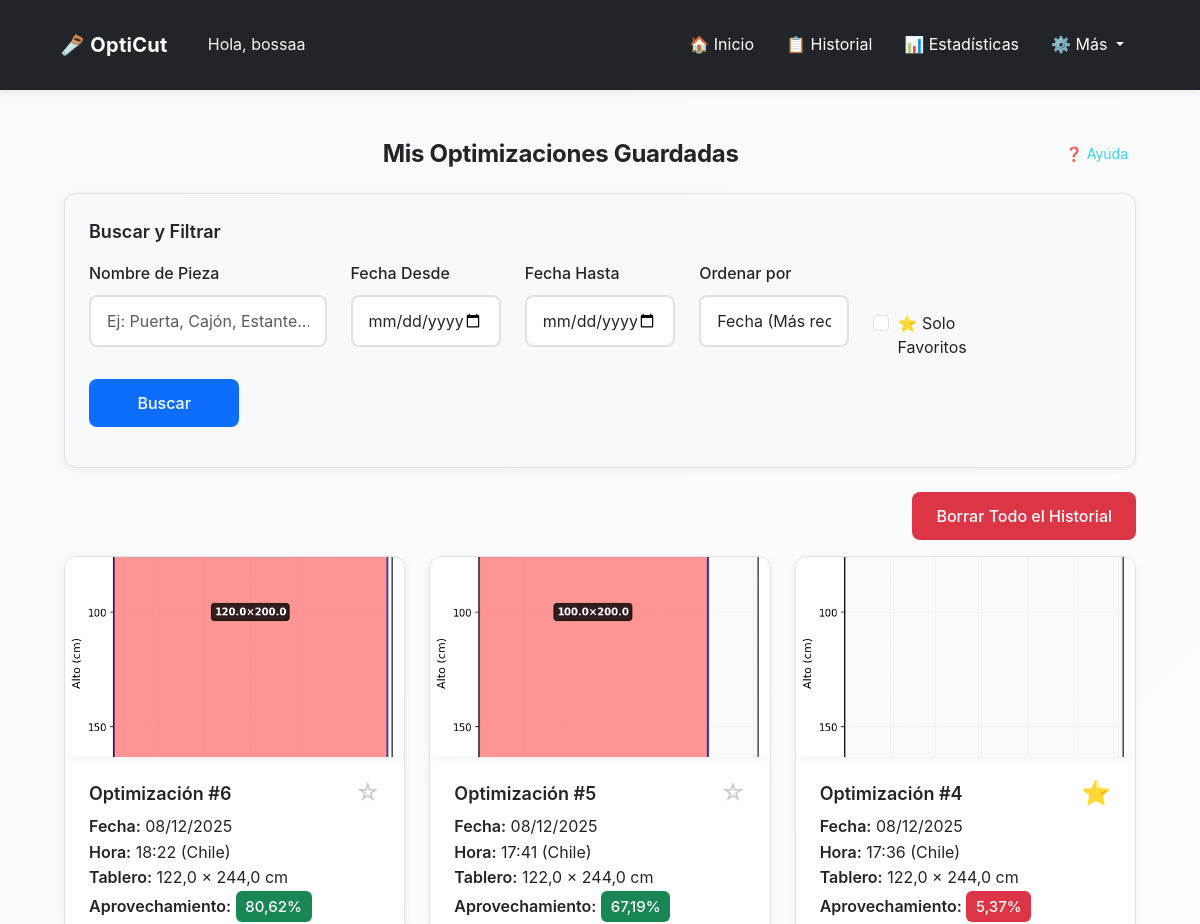
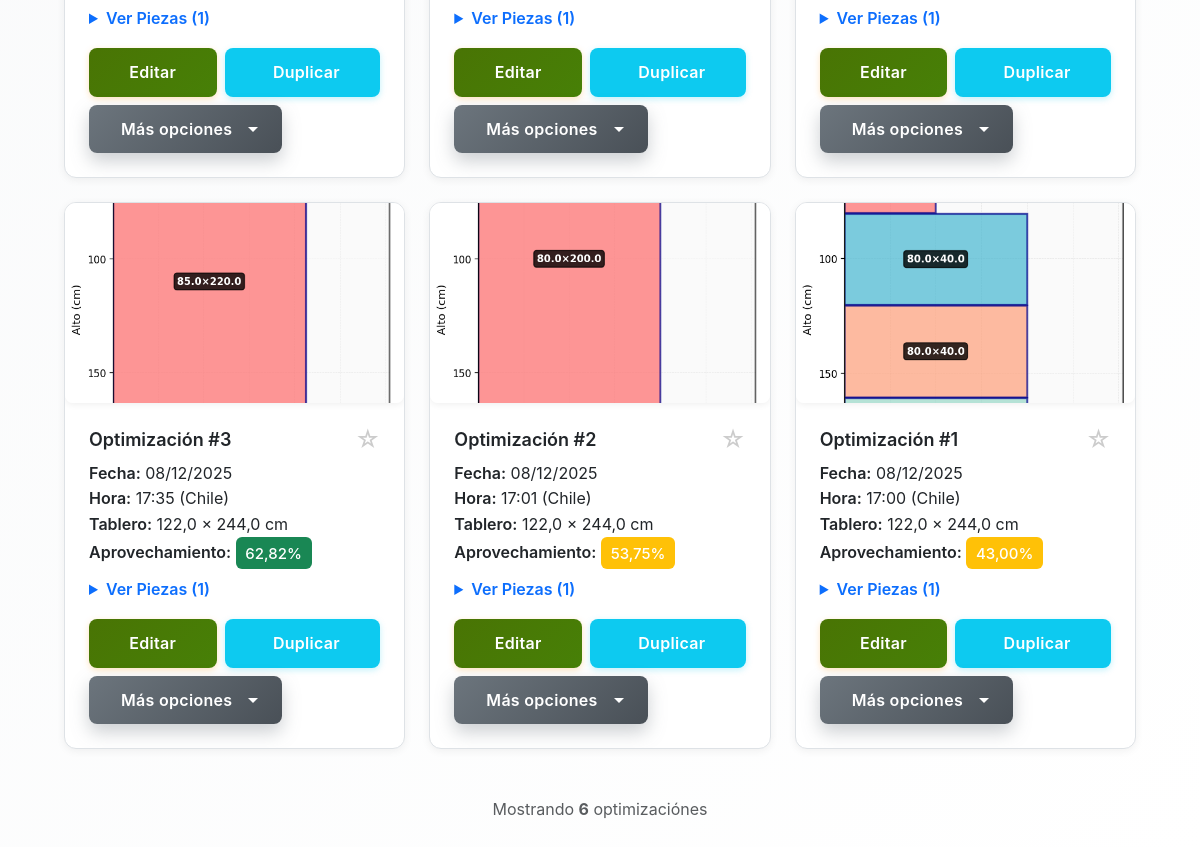
The page /opticut/mis-optimizaciones/ (signed in) on the database its author committed (2 pictures, top to bottom).
### opticut/models.py (models this page shows, shortened)
class Optimizacion(models.Model):
    UNIDADES_CHOICES = [
        ('cm', 'Centímetros (cm)'),
        ('m', 'Metros (m)'),
        ('in', 'Pulgadas (in)'),
        ('ft', 'Pies (ft)'),
    ]
    usuario = models.ForeignKey(User, on_delete=models.CASCADE)
    fecha = models.DateTimeField(auto_now_add=True)
    ancho_tablero = models.IntegerField()  # Siempre guardado en cm
    alto_tablero = models.IntegerField()  # Siempre guardado en cm
    unidad_medida = models.CharField(max_length=2, choices=UNIDADES_CHOICES, default='cm',
                                     help_text="Unidad de medida usada por el usuario")
    piezas = models.TextField(help_text="Listado de piezas en formato ancho,alto,cantidad")
    imagen = models.ImageField(upload_to='optimizaciones/', null=True, blank=True)
    pdf = models.FileField(upload_to='pdfs/', null=True, blank=True)
    aprovechamiento_total = models.FloatField(default=0)
    favorito = models.BooleanField(default=False)
    permitir_rotacion = models.BooleanField(default=True, help_text="Permitir rotación automática de piezas 90°")
    margen_corte = models.FloatField(default=0.3, help_text="Margen de corte (kerf) en cm (guardado internamente). El valor se ingresa en mm.")

### opticut/views.py (the view, shortened to what this page needs)
# urls.py: path('mis-optimizaciones/', views.mis_optimizaciones, name='mis_optimizaciones'),
@login_required
def mis_optimizaciones(request):
    todas_optimizaciones = Optimizacion.objects.filter(usuario=request.user)
    total_absoluto = todas_optimizaciones.count()
    ordenar_por = request.GET.get('ordenar_por', 'fecha_desc')
    if ordenar_por == 'fecha_desc':
        todas_optimizaciones = todas_optimizaciones.order_by('-fecha')
    elif ordenar_por == 'fecha_asc':
        todas_optimizaciones = todas_optimizaciones.order_by('fecha')
    elif ordenar_por == 'aprovechamiento_desc':
        todas_optimizaciones = todas_optimizaciones.order_by('-aprovechamiento_total')
    elif ordenar_por == 'aprovechamiento_asc':
        todas_optimizaciones = todas_optimizaciones.order_by('aprovechamiento_total')
    else:
        todas_optimizaciones = todas_optimizaciones.order_by('-fecha')
    es_descendente = ordenar_por in ['fecha_desc', 'aprovechamiento_desc']
    numeros_absolutos = {}
    for idx, opt in enumerate(todas_optimizaciones, start=1):
        if es_descendente:
            numeros_absolutos[opt.id] = total_absoluto - idx + 1
        else:
            numeros_absolutos[opt.id] = idx
    optimizaciones = todas_optimizaciones
    solo_favoritos = request.GET.get('solo_favoritos', '').strip()
    if solo_favoritos == 'true':
        optimizaciones = optimizaciones.filter(favorito=True)
    nombre_pieza = request.GET.get('nombre_pieza', '').strip()
    if nombre_pieza:
        optimizaciones = optimizaciones.filter(piezas__icontains=nombre_pieza)
    fecha_desde = request.GET.get('fecha_desde', '').strip()
    fecha_hasta = request.GET.get('fecha_hasta', '').strip()
    optimizaciones_con_piezas = []
    for opt in optimizaciones:
        numero_mostrado = numeros_absolutos.get(opt.id, 0)
        piezas_procesadas = []
        for linea in opt.piezas.splitlines():
            if linea.strip():
                partes = linea.split(',')
                if len(partes) == 4:  # Formato: nombre,ancho,alto,cantidad
                    piezas_procesadas.append({
                        'nombre': partes[0].strip(),
                        'ancho': partes[1].strip(),
                        'alto': partes[2].strip(),
                        'cantidad': partes[3].strip()
                    })
        unidad_opt = getattr(opt, 'unidad_medida', 'cm') or 'cm'
        ancho_mostrar = round(convertir_desde_cm(opt.ancho_tablero, unidad_opt), 2)
        alto_mostrar = round(convertir_desde_cm(opt.alto_tablero, unidad_opt), 2)
        optimizaciones_con_piezas.append({
            'optimizacion': opt,
            'piezas': piezas_procesadas,
            'numero': numero_mostrado,
            'ancho_mostrar': ancho_mostrar,
            'alto_mostrar': alto_mostrar,
            'unidad_medida': unidad_opt,
        })
    return render(request, 'opticut/mis_optimizaciones.html', {
        'optimizaciones_con_piezas': optimizaciones_con_piezas,
        'nombre_pieza': nombre_pieza,
        'fecha_desde': fecha_desde,
        'fecha_hasta': fecha_hasta,
        'ordenar_por': ordenar_por,
        'solo_favoritos': solo_favoritos,
        'total_sin_filtro': total_absoluto,  # Para mostrar "X de Y optimizaciones"
    })

### opticut/templates/opticut/mis_optimizaciones.html (shortened to what this page needs)
{% extends 'opticut/base.html' %}
{% load static %}
{% block extra_css %}
<link rel="stylesheet" href="{% static 'opticut/css/mis_optimizaciones.css' %}">
{% endblock %}
{% block content %}
<div class="container mt-4">
  <div class="d-flex justify-content-between align-items-center mb-4 fade-in">
    <h2 class="text-center mb-0 flex-grow-1">Mis Optimizaciones Guardadas</h2>
    <button type="button" class="btn btn-sm btn-outline-info btn-ayuda-seccion"
            onclick="iniciarTutorialSeccion('historial')"
            title="Ayuda sobre el historial">
      ❓ Ayuda
    </button>
  </div>
  <div class="search-filters fade-in">
    <h5 class="mb-3">Buscar y Filtrar</h5>
    <form method="GET" action="{% url 'opticut:mis_optimizaciones' %}" id="filtros-form">
      <div class="row">
        <div class="col-md-3 mb-3">
          <label for="nombre_pieza" class="form-label">Nombre de Pieza</label>
          <input type="text"
                 class="form-control"
                 id="nombre_pieza"
                 name="nombre_pieza"
                 placeholder="Ej: Puerta, Cajón, Estante..."
                 value="{{ nombre_pieza }}">
        </div>
        <div class="col-md-2 mb-3">
          <label for="fecha_desde" class="form-label">Fecha Desde</label>
          <input type="date"
                 class="form-control"
                 id="fecha_desde"
                 name="fecha_desde"
                 value="{{ fecha_desde }}">
        </div>
        <div class="col-md-2 mb-3">
          <label for="fecha_hasta" class="form-label">Fecha Hasta</label>
          <input type="date"
                 class="form-control"
                 id="fecha_hasta"
                 name="fecha_hasta"
                 value="{{ fecha_hasta }}">
        </div>
        <div class="col-md-2 mb-3">
          <label for="ordenar_por" class="form-label">Ordenar por</label>
          <select class="form-control" id="ordenar_por" name="ordenar_por">
            <option value="fecha_desc" {% if ordenar_por == 'fecha_desc' %}selected{% endif %}>Fecha (Más recientes )</option>
          </select>
        </div>
        <div class="col-md-2 mb-3 d-flex align-items-end">
          <div class="form-check">
            <input class="form-check-input" type="checkbox" id="solo_favoritos" name="solo_favoritos" value="true" {% if solo_favoritos == 'true' %}checked{% endif %}>
            <label class="form-check-label" for="solo_favoritos">
              ⭐ Solo Favoritos
            </label>
          </div>
        </div>
        <div class="col-md-2 mb-3 d-flex align-items-end">
          <button type="submit" class="btn btn-primary w-100">Buscar</button>
        </div>
      </div>
    </form>
  </div>
  <div class="text-end mb-3 fade-in">
    <form method="POST" action="{% url 'opticut:borrar_historial' %}" class="d-inline">
      <button type="submit"
              class="btn btn-danger"
              onclick="return confirm('¿Seguro que deseas borrar todo tu historial? Esta acción no se puede deshacer.')">
        Borrar Todo el Historial
      </button>
    </form>
  </div>
  {% if optimizaciones_con_piezas %}
    <div class="row">
      {% for item in optimizaciones_con_piezas %}
        {% with optimizacion=item.optimizacion piezas=item.piezas %}
        <div class="col-md-6 col-lg-4 mb-4 fade-in">
          <div class="optimizacion-card">
            {% if optimizacion.imagen %}
              <div class="chart-container chart-container-clickable"
                   onclick="abrirModalImagen('{{ optimizacion.imagen.url }}', {{ optimizacion.id }})">
                <img src="{{ optimizacion.imagen.url }}"
                     class="card-img-top chart-thumbnail"
                     alt="Optimización #{{ optimizacion.id }}">
              </div>
            {% endif %}
            <div class="card-body">
              <div class="d-flex justify-content-between align-items-center mb-2">
                <h5 class="card-title mb-0">Optimización #{{ item.numero }}</h5>
                <button type="button"
                        class="btn btn-sm p-0 border-0 bg-transparent favorito-btn align-self-center"
                        data-optimizacion-id="{{ optimizacion.id }}"
                        data-favorito-url="{% url 'opticut:toggle_favorito' optimizacion.id %}"
                        data-favorito="{{ optimizacion.favorito|yesno:'true,false' }}"
                        title="{% if optimizacion.favorito %}Quitar de favoritos{% else %}Marcar como favorito{% endif %}"
                        class="favorito-btn-inline">
                  {% if optimizacion.favorito %}
                    <span class="favorito-icon favorito-icon-active">⭐</span>
                  {% else %}
                    <span class="favorito-icon favorito-icon-inactive">☆</span>
                  {% endif %}
                </button>
              </div>
              <p class="card-text">
                <strong>Fecha:</strong> {{ optimizacion.fecha|date:"d/m/Y" }}<br>
                <strong>Hora:</strong> {{ optimizacion.fecha|date:"H:i" }} (Chile)<br>
                <strong>Tablero:</strong> {{ item.ancho_mostrar }} × {{ item.alto_mostrar }} {{ item.unidad_medida }}<br>
                <strong>Aprovechamiento:</strong>
                <span class="badge
                     {% if optimizacion.aprovechamiento_total < 30 %}bg-danger
                     {% elif optimizacion.aprovechamiento_total < 60 %}bg-warning
                     {% else %}bg-success{% endif %}">
                  {{ optimizacion.aprovechamiento_total|floatformat:2 }}%
                </span>
              </p>
              {% if piezas %}
              <details class="mb-2">
                <summary class="piezas-summary">
                  Ver Piezas ({{ piezas|length }})
                </summary>
              </details>
              {% endif %}
              <div class="action-buttons mt-3 d-flex gap-2 align-items-center">
                <a href="{% url 'opticut:editar_optimizacion' optimizacion.id %}"
                   class="btn-action btn-edit flex-fill"
                   title="Editar esta optimización">
                   Editar
                </a>
                <a href="{% url 'opticut:duplicar_optimizacion' optimizacion.id %}?ordenar_por={{ ordenar_por }}"
                   class="btn-action btn-duplicar flex-fill"
                   title="Duplicar esta optimización">
                   Duplicar
                </a>
                <div class="dropdown">
                  <button class="btn btn-action btn-mas-opciones flex-fill"
                          type="button"
                          id="dropdownMenuButton{{ optimizacion.id }}"
                          data-bs-toggle="dropdown"
                          aria-expanded="false"
                          title="Más opciones">
                     Más opciones
                  </button>
                </div>
              </div>
            </div>
          </div>
        </div>
        {% endwith %}
      {% endfor %}
    </div>
    <div class="text-center mt-4 mb-4">
      <p class="text-muted">
        Mostrando <strong>{{ optimizaciones_con_piezas|length }}</strong> optimización{{ optimizaciones_con_piezas|length|pluralize:"es" }}
      </p>
    </div>
  {% endif %}
</div>
{% endblock %}

### opticut/templates/opticut/base.html (shortened to what this page needs)
{% load static %}
<!DOCTYPE html>
<html lang="es" data-theme="light">
<head>
    <link href="https://cdn.jsdelivr.net/npm/bootstrap@5.3.0/dist/css/bootstrap.min.css" rel="stylesheet">
    <link rel="stylesheet" href="https://cdn.jsdelivr.net/npm/intro.js@7.2.0/minified/introjs.min.css">
    <link rel="stylesheet" href="{% static 'opticut/css/main.css' %}">
    {% block extra_css %}{% endblock %}
</head>
<body {% if user.is_authenticated and user.perfil %}data-session-timeout="{{ user.perfil.get_timeout_segundos_str }}" data-perfil-theme="{% if user.perfil.tema_preferido != 'auto' %}{{ user.perfil.tema_preferido }}{% else %}auto{% endif %}"{% endif %}>
    <nav class="navbar navbar-expand-lg navbar-custom">
        <div class="container-fluid">
            <div class="d-flex align-items-center">
                <a class="navbar-brand me-3" href="{% url 'opticut:index' %}">
                    🪚 OptiCut
                </a>
                {% if user.is_authenticated %}
                    <span class="navbar-greeting">Hola, {{ user.username }}</span>
                {% endif %}
            </div>
            <div class="collapse navbar-collapse" id="navbarNav">
                <div class="navbar-nav ms-auto d-flex align-items-center">
                    {% if user.is_authenticated %}
                        <a class="nav-link" href="{% url 'opticut:index' %}">🏠 Inicio</a>
                        <a class="nav-link" href="{% url 'opticut:mis_optimizaciones' %}">📋 Historial</a>
                        <a class="nav-link" href="{% url 'opticut:estadisticas' %}">📊 Estadísticas</a>
                        <div class="dropdown">
                            <a class="nav-link dropdown-toggle" href="#" id="navbarDropdown" role="button" data-bs-toggle="dropdown" aria-expanded="false">
                                ⚙️ Más
                            </a>
                        </div>
                    {% else %}
                        <a href="{% url 'usuarios:login' %}" class="btn btn-outline-primary btn-sm me-2">🔑 Iniciar sesión</a>
                        <a href="{% url 'usuarios:registro' %}" class="btn btn-outline-success btn-sm">📝 Registrarse</a>
                    {% endif %}
                </div>
            </div>
        </div>
    </nav>
    <div class="container">
        {% block content %}
        {% endblock %}
    </div>
</body>
</html>

### rows shown on the page
Optimizacion: optimizacion.imagen (picture), numero "6", optimizacion.fecha "08/12/2025", optimizacion.fecha "18:22", ancho_mostrar "122,0", alto_mostrar "244,0", unidad_medida "cm", optimizacion.aprovechamiento_total "80,62", piezas|length "1"
Optimizacion: optimizacion.imagen (picture), numero "5", optimizacion.fecha "08/12/2025", optimizacion.fecha "17:41", ancho_mostrar "122,0", alto_mostrar "244,0", unidad_medida "cm", optimizacion.aprovechamiento_total "67,19", piezas|length "1"
Optimizacion: optimizacion.imagen (picture), numero "4", optimizacion.fecha "08/12/2025", optimizacion.fecha "17:36", ancho_mostrar "122,0", alto_mostrar "244,0", unidad_medida "cm", optimizacion.aprovechamiento_total "5,37", piezas|length "1"
Optimizacion: optimizacion.imagen (picture), numero "3", optimizacion.fecha "08/12/2025", optimizacion.fecha "17:35", ancho_mostrar "122,0", alto_mostrar "244,0", unidad_medida "cm", optimizacion.aprovechamiento_total "62,82", piezas|length "1"
Optimizacion: optimizacion.imagen (picture), numero "2", optimizacion.fecha "08/12/2025", optimizacion.fecha "17:01", ancho_mostrar "122,0", alto_mostrar "244,0", unidad_medida "cm", optimizacion.aprovechamiento_total "53,75", piezas|length "1"
Optimizacion: optimizacion.imagen (picture), numero "1", optimizacion.fecha "08/12/2025", optimizacion.fecha "17:00", ancho_mostrar "122,0", alto_mostrar "244,0", unidad_medida "cm", optimizacion.aprovechamiento_total "43,00", piezas|length "1"

### other values the page prints
{{ user.username }} "bossaa"
{{ optimizaciones_con_piezas|length }} "6"
